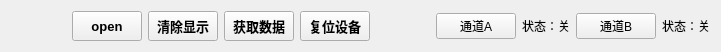
       <widget class="QWidget" name="layoutWidget">
        <property name="geometry">
         <rect>
          <x>10</x>
          <y>458</y>
          <width>721</width>
          <height>32</height>
         </rect>
        </property>
        <layout class="QHBoxLayout" name="horizontalLayout_16">
         <item>
          <spacer name="horizontalSpacer_2">
           <property name="orientation">
            <enum>Qt::Horizontal</enum>
           </property>
           <property name="sizeHint" stdset="0">
            <size>
             <width>40</width>
             <height>20</height>
            </size>
           </property>
          </spacer>
         </item>
         <item>
          <widget class="QPushButton" name="open_close_serial">
           <property name="minimumSize">
            <size>
             <width>70</width>
             <height>30</height>
            </size>
           </property>
           <property name="maximumSize">
            <size>
             <width>70</width>
             <height>30</height>
            </size>
           </property>
           <property name="font">
            <font>
             <family>Arial</family>
             <pointsize>10</pointsize>
             <weight>75</weight>
             <bold>true</bold>
            </font>
           </property>
           <property name="text">
            <string>open</string>
           </property>
          </widget>
         </item>
         <item>
          <widget class="QPushButton" name="clear_data">
           <property name="minimumSize">
            <size>
             <width>70</width>
             <height>30</height>
            </size>
           </property>
           <property name="maximumSize">
            <size>
             <width>70</width>
             <height>30</height>
            </size>
           </property>
           <property name="font">
            <font>
             <family>Arial</family>
             <pointsize>10</pointsize>
             <weight>75</weight>
             <bold>true</bold>
            </font>
           </property>
           <property name="text">
            <string>清除显示</string>
           </property>
          </widget>
         </item>
         <item>
          <widget class="QPushButton" name="get_all_value">
           <property name="minimumSize">
            <size>
             <width>70</width>
             <height>30</height>
            </size>
           </property>
           <property name="maximumSize">
            <size>
             <width>70</width>
             <height>30</height>
            </size>
           </property>
           <property name="font">
            <font>
             <family>Arial</family>
             <pointsize>10</pointsize>
             <weight>75</weight>
             <bold>true</bold>
            </font>
           </property>
           <property name="text">
            <string>获取数据</string>
           </property>
          </widget>
         </item>
         <item>
          <widget class="QPushButton" name="rest_device">
           <property name="minimumSize">
            <size>
             <width>70</width>
             <height>30</height>
            </size>
           </property>
           <property name="maximumSize">
            <size>
             <width>70</width>
             <height>30</height>
            </size>
           </property>
           <property name="font">
            <font>
             <family>Arial</family>
             <pointsize>10</pointsize>
             <weight>75</weight>
             <bold>true</bold>
            </font>
           </property>
           <property name="text">
            <string>复位设备</string>
           </property>
          </widget>
         </item>
         <item>
          <spacer name="horizontalSpacer_3">
           <property name="orientation">
            <enum>Qt::Horizontal</enum>
           </property>
           <property name="sizeHint" stdset="0">
            <size>
             <width>40</width>
             <height>20</height>
            </size>
           </property>
          </spacer>
         </item>
         <item>
          <layout class="QHBoxLayout" name="horizontalLayout_67">
           <item>
            <layout class="QHBoxLayout" name="horizontalLayout_65">
             <item>
              <widget class="QPushButton" name="channel_a_switch">
               <property name="text">
                <string>通道A</string>
               </property>
              </widget>
             </item>
             <item>
              <widget class="QLabel" name="channel_a_status">
               <property name="text">
                <string>状态：关</string>
               </property>
              </widget>
             </item>
            </layout>
           </item>
           <item>
            <layout class="QHBoxLayout" name="horizontalLayout_66">
             <item>
              <widget class="QPushButton" name="channel_b_switch">
               <property name="text">
                <string>通道B</string>
               </property>
              </widget>
             </item>
             <item>
              <widget class="QLabel" name="channel_b_status">
               <property name="text">
                <string>状态：关</string>
               </property>
              </widget>
             </item>
            </layout>
           </item>
          </layout>
         </item>
        </layout>
       </widget>
